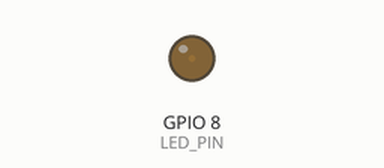
A sketch run on a simulated ESP32. On the bench: output pins drawn as LEDs (lit = HIGH).

Above: at 0.05 s.
At 1.05 s:
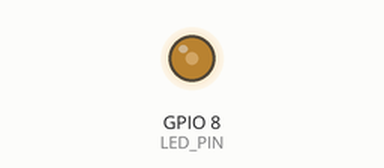
At 1.55 s:
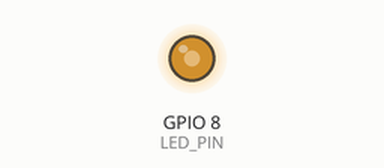
At 2.55 s:
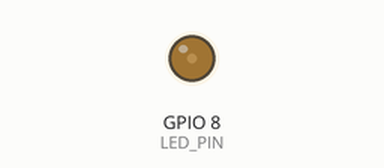
Timing chart, 0 to 7.0 s (numbered marks = the images above):
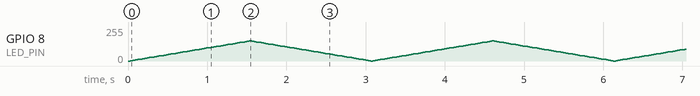

The sketch:

Item-2.ino
```cpp
//设置通道0
#define LEDC_CHANNEL_0     0

//设置13位定时器
#define LEDC_TIMER_13_BIT  13

//设置定时器频率位5000Hz
#define LEDC_BASE_FREQ     5000
//设置LED灯
#define LED_PIN            D9

int brightness = 0;    // how bright the LED is
int fadeAmount = 5;    // how many points to fade the LED by

//设置led灯的亮度
void ledcAnalogWrite(uint32_t value, uint32_t valueMax = 255) {
  //计算占空比
  uint32_t duty = (LEDC_BASE_FREQ / valueMax) * min(value, valueMax);
  //设置占空比
  ledcWrite(LEDC_CHANNEL_0, duty);
}

void setup() {
  ledcSetup(LEDC_CHANNEL_0, LEDC_BASE_FREQ, LEDC_TIMER_13_BIT);
  ledcAttachPin(LED_PIN, LEDC_CHANNEL_0);
}

void loop() {
  ledcAnalogWrite(brightness);
  brightness += fadeAmount;

  if (brightness <= 0 || brightness >= 255) {
    fadeAmount = -fadeAmount;
  }
  delay(30);
}
```
